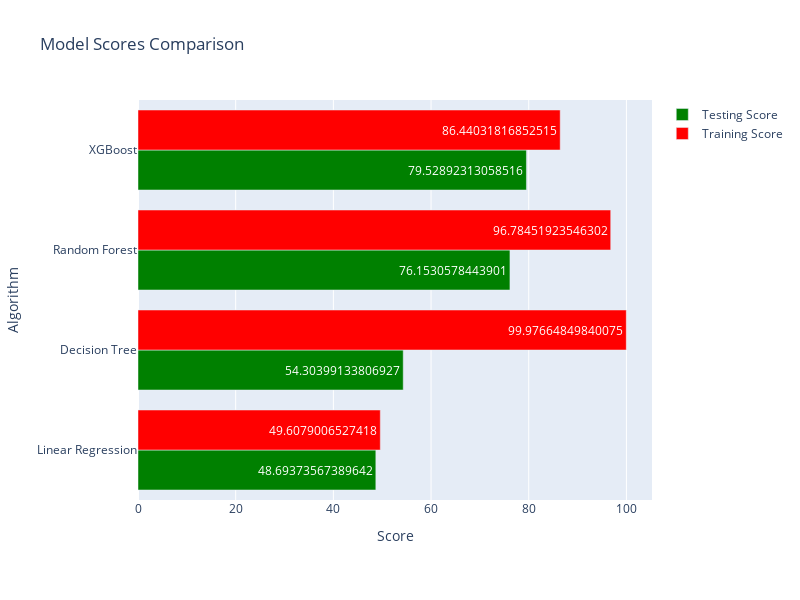

The notebook cell saved with this chart:
### Code cell
import plotly.graph_objects as go
from sklearn.model_selection import train_test_split
import plotly


# Creating a figure with two subplots (horizontal bar charts)
fig = go.Figure()

# Add first subplot (horizontal bar chart for Testing Score)
fig.add_trace(
    go.Bar(
        y=model_df['Algorithm'],
        x=model_df['Testing r2_Score'],
        orientation='h',
        text=model_df['Testing r2_Score'],
        name='Testing Score',
        marker=dict(color='Green')  # Specify color for Testing Score bars
    )
)

# Add second subplot (horizontal bar chart for Training Score)
fig.add_trace(
    go.Bar(
        y=model_df['Algorithm'],
        x=model_df['Training r2_Score'],
        orientation='h',
        text=model_df['Training r2_Score'],
        name='Training Score',
        marker=dict(color='red')  # Specify color for Training Score bars
    )
)

# Update layout properties for the figure
fig.update_layout(
    title='Model Scores Comparison',
    barmode='group',  # Display bars side by side
    xaxis_title='Score',  # X-axis title
    yaxis_title='Algorithm',  # Y-axis title
    height=600,  # Set figure height
    width=800,   # Set figure width
    margin=dict(l=100, r=100, t=100, b=100),  # Set margins
    showlegend=True  # Show legend
)

# Show the combined figure with both subplots
fig.show()

### Figure 1 — Plotly figure (JSON) as saved in the notebook; plotly's stock layout.template omitted (floating-point values rounded to 4 significant figures)
{"data": [{"marker": {"color": "Green"}, "name": "Testing Score", "orientation": "h", "text": [48.69, 54.3, 76.15, 79.53], "type": "bar", "x": [48.69, 54.3, 76.15, 79.53], "y": ["Linear Regression", "Decision Tree", "Random Forest", "XGBoost"]}, {"marker": {"color": "red"}, "name": "Training Score", "orientation": "h", "text": [49.61, 99.98, 96.78, 86.44], "type": "bar", "x": [49.61, 99.98, 96.78, 86.44], "y": ["Linear Regression", "Decision Tree", "Random Forest", "XGBoost"]}], "layout": {"barmode": "group", "height": 600, "margin": {"b": 100, "l": 100, "r": 100, "t": 100}, "showlegend": true, "title": {"text": "Model Scores Comparison"}, "width": 800, "xaxis": {"title": {"text": "Score"}}, "yaxis": {"title": {"text": "Algorithm"}}}}
